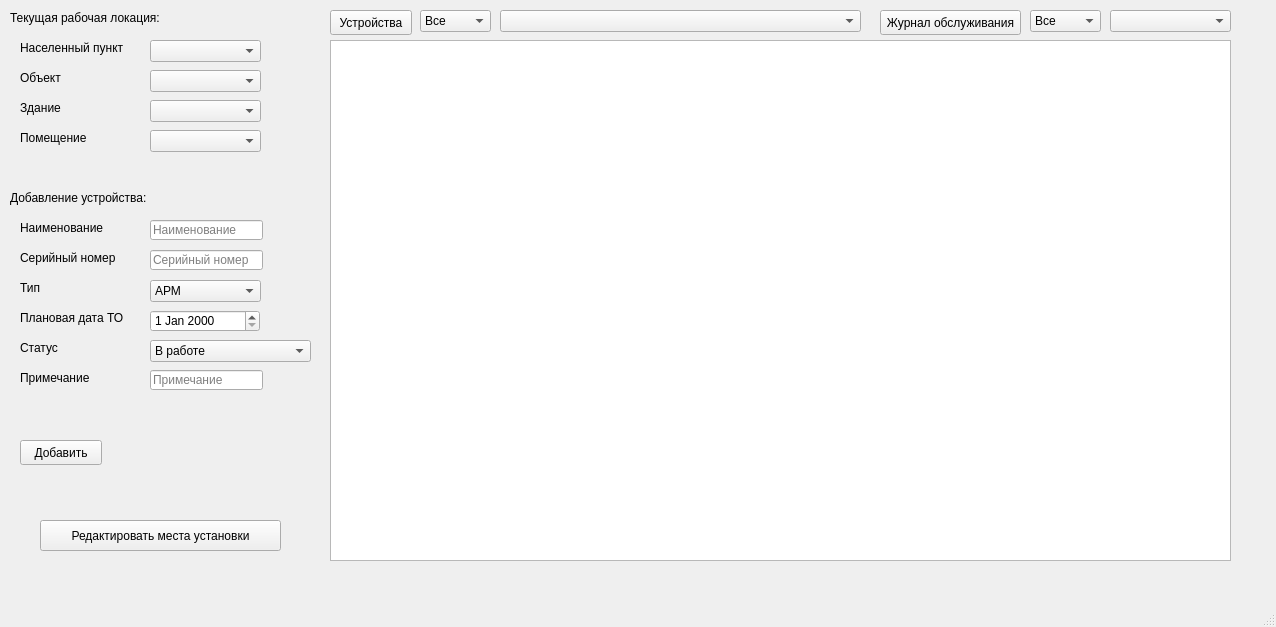
<?xml version="1.0" encoding="UTF-8"?>
<ui version="4.0">
 <class>MainWindow</class>
 <widget class="QMainWindow" name="MainWindow">
  <property name="geometry">
   <rect>
    <x>0</x>
    <y>0</y>
    <width>1276</width>
    <height>627</height>
   </rect>
  </property>
  <property name="windowTitle">
   <string>MainWindow</string>
  </property>
  <widget class="QWidget" name="centralwidget">
   <widget class="QPushButton" name="pushButton_show">
    <property name="geometry">
     <rect>
      <x>330</x>
      <y>10</y>
      <width>82</width>
      <height>25</height>
     </rect>
    </property>
    <property name="text">
     <string>Устройства</string>
    </property>
   </widget>
   <widget class="QLineEdit" name="lineEdit_name">
    <property name="geometry">
     <rect>
      <x>150</x>
      <y>220</y>
      <width>113</width>
      <height>20</height>
     </rect>
    </property>
    <property name="inputMask">
     <string/>
    </property>
    <property name="text">
     <string/>
    </property>
    <property name="placeholderText">
     <string>Наименование</string>
    </property>
   </widget>
   <widget class="QPushButton" name="pushButton_add">
    <property name="geometry">
     <rect>
      <x>20</x>
      <y>440</y>
      <width>82</width>
      <height>25</height>
     </rect>
    </property>
    <property name="text">
     <string>Добавить</string>
    </property>
   </widget>
   <widget class="QLineEdit" name="lineEdit_serial_num">
    <property name="geometry">
     <rect>
      <x>150</x>
      <y>250</y>
      <width>113</width>
      <height>20</height>
     </rect>
    </property>
    <property name="text">
     <string/>
    </property>
    <property name="placeholderText">
     <string>Серийный номер</string>
    </property>
   </widget>
   <widget class="QComboBox" name="comboBox">
    <property name="geometry">
     <rect>
      <x>150</x>
      <y>280</y>
      <width>111</width>
      <height>22</height>
     </rect>
    </property>
    <item>
     <property name="text">
      <string>АРМ</string>
     </property>
    </item>
    <item>
     <property name="text">
      <string>Моноблок</string>
     </property>
    </item>
    <item>
     <property name="text">
      <string>Системный блок</string>
     </property>
    </item>
    <item>
     <property name="text">
      <string>Монитор</string>
     </property>
    </item>
    <item>
     <property name="text">
      <string>Принтер</string>
     </property>
    </item>
    <item>
     <property name="text">
      <string>МФУ</string>
     </property>
    </item>
   </widget>
   <widget class="QDateEdit" name="dateEdit">
    <property name="geometry">
     <rect>
      <x>150</x>
      <y>310</y>
      <width>110</width>
      <height>22</height>
     </rect>
    </property>
   </widget>
   <widget class="QLabel" name="label">
    <property name="geometry">
     <rect>
      <x>20</x>
      <y>220</y>
      <width>111</width>
      <height>16</height>
     </rect>
    </property>
    <property name="text">
     <string>Наименование</string>
    </property>
   </widget>
   <widget class="QLabel" name="label_2">
    <property name="geometry">
     <rect>
      <x>20</x>
      <y>250</y>
      <width>111</width>
      <height>16</height>
     </rect>
    </property>
    <property name="text">
     <string>Серийный номер</string>
    </property>
   </widget>
   <widget class="QLabel" name="label_3">
    <property name="geometry">
     <rect>
      <x>20</x>
      <y>280</y>
      <width>111</width>
      <height>16</height>
     </rect>
    </property>
    <property name="text">
     <string>Тип</string>
    </property>
   </widget>
   <widget class="QLabel" name="label_4">
    <property name="geometry">
     <rect>
      <x>20</x>
      <y>310</y>
      <width>111</width>
      <height>16</height>
     </rect>
    </property>
    <property name="text">
     <string>Плановая дата ТО</string>
    </property>
   </widget>
   <widget class="QLabel" name="label_6">
    <property name="geometry">
     <rect>
      <x>20</x>
      <y>340</y>
      <width>111</width>
      <height>16</height>
     </rect>
    </property>
    <property name="text">
     <string>Статус</string>
    </property>
   </widget>
   <widget class="QComboBox" name="comboBox_2">
    <property name="geometry">
     <rect>
      <x>150</x>
      <y>340</y>
      <width>161</width>
      <height>22</height>
     </rect>
    </property>
    <item>
     <property name="text">
      <string>В работе</string>
     </property>
    </item>
    <item>
     <property name="text">
      <string>В ремонте</string>
     </property>
    </item>
    <item>
     <property name="text">
      <string>Выведен из эксплуатации</string>
     </property>
    </item>
   </widget>
   <widget class="QLabel" name="label_7">
    <property name="geometry">
     <rect>
      <x>20</x>
      <y>370</y>
      <width>111</width>
      <height>16</height>
     </rect>
    </property>
    <property name="text">
     <string>Примечание</string>
    </property>
   </widget>
   <widget class="QLineEdit" name="lineEdit_description">
    <property name="geometry">
     <rect>
      <x>150</x>
      <y>370</y>
      <width>113</width>
      <height>20</height>
     </rect>
    </property>
    <property name="text">
     <string/>
    </property>
    <property name="placeholderText">
     <string>Примечание</string>
    </property>
   </widget>
   <widget class="QTableWidget" name="tableWidget">
    <property name="geometry">
     <rect>
      <x>330</x>
      <y>40</y>
      <width>901</width>
      <height>521</height>
     </rect>
    </property>
   </widget>
   <widget class="QComboBox" name="comboBox_devices">
    <property name="geometry">
     <rect>
      <x>420</x>
      <y>10</y>
      <width>71</width>
      <height>22</height>
     </rect>
    </property>
    <item>
     <property name="text">
      <string>Все</string>
     </property>
    </item>
    <item>
     <property name="text">
      <string>Тип</string>
     </property>
    </item>
    <item>
     <property name="text">
      <string>Место</string>
     </property>
    </item>
    <item>
     <property name="text">
      <string>Статус</string>
     </property>
    </item>
   </widget>
   <widget class="QPushButton" name="pushButton_show_2">
    <property name="geometry">
     <rect>
      <x>880</x>
      <y>10</y>
      <width>141</width>
      <height>25</height>
     </rect>
    </property>
    <property name="text">
     <string>Журнал обслуживания</string>
    </property>
   </widget>
   <widget class="QComboBox" name="comboBox_log">
    <property name="geometry">
     <rect>
      <x>1030</x>
      <y>10</y>
      <width>71</width>
      <height>22</height>
     </rect>
    </property>
    <item>
     <property name="text">
      <string>Все</string>
     </property>
    </item>
    <item>
     <property name="text">
      <string>Дата</string>
     </property>
    </item>
    <item>
     <property name="text">
      <string>Подлежат обслуживанию</string>
     </property>
    </item>
   </widget>
   <widget class="QLabel" name="label_add">
    <property name="geometry">
     <rect>
      <x>30</x>
      <y>480</y>
      <width>281</width>
      <height>16</height>
     </rect>
    </property>
    <property name="text">
     <string/>
    </property>
   </widget>
   <widget class="QComboBox" name="comboBox_dev_help">
    <property name="geometry">
     <rect>
      <x>500</x>
      <y>10</y>
      <width>361</width>
      <height>22</height>
     </rect>
    </property>
   </widget>
   <widget class="QComboBox" name="comboBox_log_help">
    <property name="geometry">
     <rect>
      <x>1110</x>
      <y>10</y>
      <width>121</width>
      <height>22</height>
     </rect>
    </property>
   </widget>
   <widget class="QPushButton" name="pushButton_locations">
    <property name="geometry">
     <rect>
      <x>40</x>
      <y>520</y>
      <width>241</width>
      <height>31</height>
     </rect>
    </property>
    <property name="text">
     <string>Редактировать места установки</string>
    </property>
   </widget>
   <widget class="QLabel" name="label_City">
    <property name="geometry">
     <rect>
      <x>20</x>
      <y>40</y>
      <width>111</width>
      <height>16</height>
     </rect>
    </property>
    <property name="text">
     <string>Населенный пункт</string>
    </property>
   </widget>
   <widget class="QLabel" name="label_Object">
    <property name="geometry">
     <rect>
      <x>20</x>
      <y>70</y>
      <width>111</width>
      <height>16</height>
     </rect>
    </property>
    <property name="text">
     <string>Объект</string>
    </property>
   </widget>
   <widget class="QLabel" name="label_Building">
    <property name="geometry">
     <rect>
      <x>20</x>
      <y>100</y>
      <width>121</width>
      <height>16</height>
     </rect>
    </property>
    <property name="text">
     <string>Здание</string>
    </property>
   </widget>
   <widget class="QComboBox" name="comboBox_City">
    <property name="geometry">
     <rect>
      <x>150</x>
      <y>40</y>
      <width>111</width>
      <height>22</height>
     </rect>
    </property>
   </widget>
   <widget class="QComboBox" name="comboBox_Object">
    <property name="geometry">
     <rect>
      <x>150</x>
      <y>70</y>
      <width>111</width>
      <height>22</height>
     </rect>
    </property>
   </widget>
   <widget class="QComboBox" name="comboBox_Building">
    <property name="geometry">
     <rect>
      <x>150</x>
      <y>100</y>
      <width>111</width>
      <height>22</height>
     </rect>
    </property>
   </widget>
   <widget class="QComboBox" name="comboBox_Room">
    <property name="geometry">
     <rect>
      <x>150</x>
      <y>130</y>
      <width>111</width>
      <height>22</height>
     </rect>
    </property>
   </widget>
   <widget class="QLabel" name="label_Room">
    <property name="geometry">
     <rect>
      <x>20</x>
      <y>130</y>
      <width>81</width>
      <height>16</height>
     </rect>
    </property>
    <property name="text">
     <string>Помещение</string>
    </property>
   </widget>
   <widget class="QLabel" name="label_12">
    <property name="geometry">
     <rect>
      <x>10</x>
      <y>10</y>
      <width>161</width>
      <height>16</height>
     </rect>
    </property>
    <property name="text">
     <string>Текущая рабочая локация:</string>
    </property>
   </widget>
   <widget class="QLabel" name="label_13">
    <property name="geometry">
     <rect>
      <x>10</x>
      <y>190</y>
      <width>151</width>
      <height>16</height>
     </rect>
    </property>
    <property name="text">
     <string>Добавление устройства:</string>
    </property>
   </widget>
  </widget>
  <widget class="QMenuBar" name="menubar">
   <property name="geometry">
    <rect>
     <x>0</x>
     <y>0</y>
     <width>1276</width>
     <height>23</height>
    </rect>
   </property>
  </widget>
  <widget class="QStatusBar" name="statusbar"/>
 </widget>
 <resources/>
 <connections/>
</ui>
